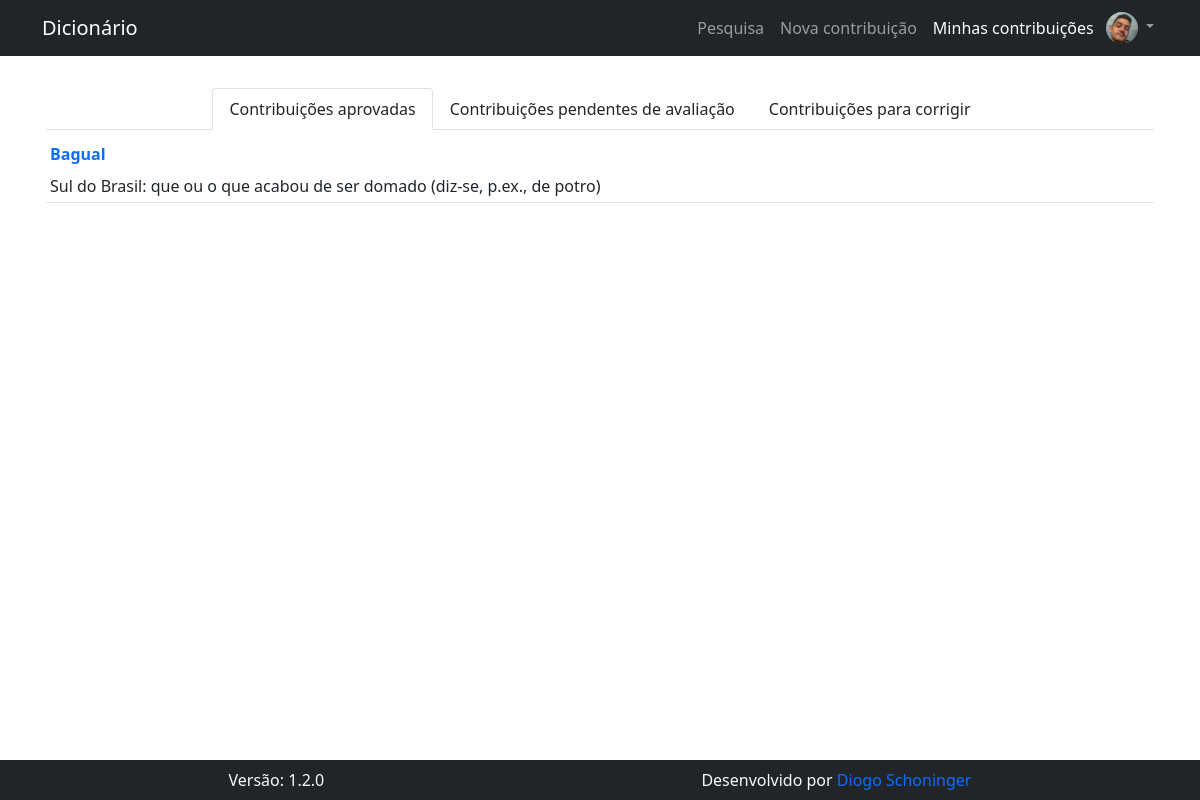
The page /pages/contribuicoes/minhas_contribuicoes.php (signed in) on the database its author committed.
### tables this page shows
CREATE TABLE IF NOT EXISTS `contribuicao` (
  `id_contribuicao` int(11) NOT NULL AUTO_INCREMENT,
  `contribuicao` text NOT NULL,
  `silabacao` text NOT NULL,
  `classe_gramatical` text NOT NULL,
  `significados` text NOT NULL,
  `formacao` text NOT NULL,
  `comentarios` text DEFAULT NULL,
  `id_autor` int(11) NOT NULL,
  `exemplos` text NOT NULL,
  `situacao` text NOT NULL,
  `comentarios_avaliador` text NOT NULL,
  PRIMARY KEY (`id_contribuicao`)
);

### pages/contribuicoes/minhas_contribuicoes.php (the view, shortened to what this page needs)
<div class="container">
  <div class="nav nav-tabs justify-content-center mt-3" id="nav-tab" role="tablist">
    <button class="nav-link text-dark active" id="nav-tab-contribuicoes-aprovadas" data-bs-toggle="tab" data-bs-target="#nav-contribuicoes-aprovadas" type="button" role="tab" aria-controls="nav-contribuicoes-aprovadas" aria-selected="true">Contribuições  aprovadas</button>
    <button class="nav-link text-dark" id="nav-tab-contribuicoes-pendentes" data-bs-toggle="tab" data-bs-target="#nav-contribuicoes-pendentes" type="button" role="tab" aria-controls="nav-contribuicoes-pendentes" aria-selected="false">Contribuições pendentes de avaliação</button>
    <button class="nav-link text-dark" id="nav-tab-contribuicoes-em-correcao" data-bs-toggle="tab" data-bs-target="#nav-contribuicoes-em-correcao" type="button" role="tab" aria-controls="nav-contribuicoes-em-correcao" aria-selected="false">Contribuições para corrigir</button>
  </div>
  <div class="tab-content" id="nav-tabContent">
    <div class="tab-pane fade show active" id="nav-contribuicoes-aprovadas" role="tabpanel" aria-labelledby="nav-tab-contribuicoes-aprovadas">
      <table class="table table-sm">
        <tbody>
          <?php
            $conn = open_db();
            $result = $conn->query("SELECT id_contribuicao, contribuicao, significados FROM contribuicao WHERE id_autor = {$_SESSION["id_usuario"]} AND situacao LIKE 'Aprovada'");
            while ( $contribuicao = $result->fetch_object() ) :
          ?>
            <tr>
              <td>
                <a href="<?php echo BASE_URL ?>pages/contribuicoes/detalhes_contribuicao.php?id_contribuicao=<?php echo $contribuicao->id_contribuicao ?>" class="nav-link px-0">
                  <span class="fw-bold"><?php echo $contribuicao->contribuicao ?></span><br/>
                </a>
                <span><?php echo $contribuicao->significados ?></span><br/>
              </td>
            </tr>
          <?php endwhile ?>
        </tbody>
      </table>
    </div>
  </div>
</div>

### rows shown on the page
contribuicao: contribuicao "Bagual", significados "Sul do Brasil: que ou o que acabou de ser domado (diz-se, p.ex., de potro)"

### other values the page prints
VERSION "1.2.0"
